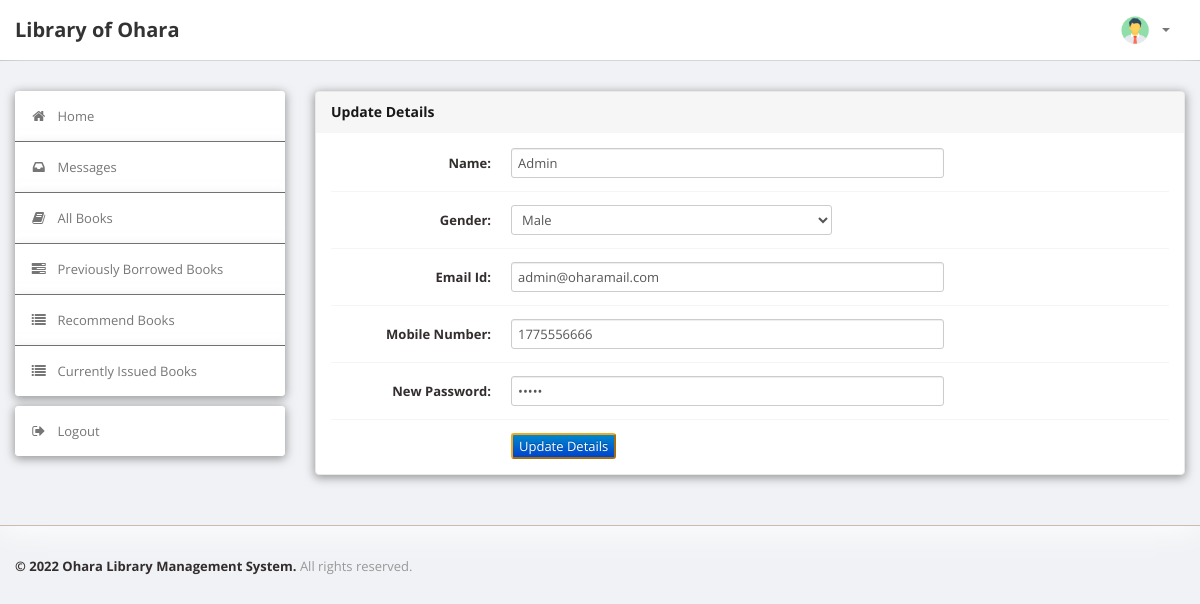
/LibraryManagementSystem/staff/edit_student_details.php (signed in), run on the app's committed database.
### tables this page shows
CREATE TABLE `user` (
  `Personal_ID` varchar(50) NOT NULL,
  `Name` varchar(50) DEFAULT NULL,
  `Gender` varchar(8) DEFAULT NULL,
  `Type` varchar(15) DEFAULT NULL,
  `EmailId` varchar(50) DEFAULT NULL,
  `MobNo` bigint(11) DEFAULT NULL,
  `Password` varchar(50) DEFAULT NULL
);

### LibraryManagementSystem/staff/edit_student_details.php (the view, shortened to what this page needs)
<?php
require('dbconn.php');
?>
<!DOCTYPE html>
<html lang="en">
    <head>
        <link type="text/css" href="bootstrap/css/bootstrap.min.css" rel="stylesheet">
        <link type="text/css" href="bootstrap/css/bootstrap-responsive.min.css" rel="stylesheet">
        <link type="text/css" href="css/theme.css" rel="stylesheet">
        <link type="text/css" href="images/icons/css/font-awesome.css" rel="stylesheet">
    </head>
    <body>
        <div class="navbar navbar-fixed-top">
            <div class="navbar-inner">
                <div class="container">
                        <a class="brand" href="index.php">Library of Ohara </a>
                    <div class="nav-collapse collapse navbar-inverse-collapse">
                        <ul class="nav pull-right">
                            <li class="nav-user dropdown"><a href="#" class="dropdown-toggle" data-toggle="dropdown">
                                <img src="images/user.png" class="nav-avatar" />
                                <b class="caret"></b></a>
                            </li>
                        </ul>
                    </div>
                </div>
            </div>
        </div>
        <div class="wrapper">
            <div class="container">
                <div class="row">
                    <div class="span3">
                        <div class="sidebar">
                            <ul class="widget widget-menu unstyled">
                                <li class="active"><a href="index.php"><i class="menu-icon icon-home"></i>Home
                                </a></li>
                                 <li><a href="message.php"><i class="menu-icon icon-inbox"></i>Messages</a>
                                </li>
                                <li><a href="book.php"><i class="menu-icon icon-book"></i>All Books </a></li>
                                <li><a href="history.php"><i class="menu-icon icon-tasks"></i>Previously Borrowed Books </a></li>
                                <li><a href="recommendations.php"><i class="menu-icon icon-list"></i>Recommend Books </a></li>
                                <li><a href="current.php"><i class="menu-icon icon-list"></i>Currently Issued Books </a></li>
                            </ul>
                            <ul class="widget widget-menu unstyled">
                                <li><a href="logout.php"><i class="menu-icon icon-signout"></i>Logout </a></li>
                            </ul>
                        </div>
                    </div>
                    <div class="span9">
                        <div class="module">
                            <div class="module-head">
                                <h3>Update Details</h3>
                            </div>
                            <div class="module-body">
                                <?php
                                $Personal_ID = $_SESSION['Personal_ID'];
                                $sql="select * from LMS.user where Personal_ID='$Personal_ID'";
                                $result=$conn->query($sql);
                                $row=$result->fetch_assoc();
                                $name=$row['Name'];
                                $Gender=$row['Gender'];
                                $email=$row['EmailId'];
                                $mobno=$row['MobNo'];
                                $pswd=$row['Password'];
                                ?>
                                <form class="form-horizontal row-fluid" action="edit_student_details.php?id=<?php echo $Personal_ID ?>" method="post">
                                    <div class="control-group">
                                        <label class="control-label" for="Name"><b>Name:</b></label>
                                        <div class="controls">
                                            <input type="text" id="Name" name="Name" value= "<?php echo $name?>" class="span8" required>
                                        </div>
                                    </div>
                                    <div class="control-group">
                                            <label class="control-label" for="Gender"><b>Gender:</b></label>
                                            <div class="controls">
                                                <select name = "Gender" tabindex="1" value="SC" data-placeholder="Select Gender" class="span6">
                                                    <option value="<?php echo $Gender?>"><?php echo $Gender ?> </option>
                                                </select>
                                            </div>
                                    </div>
                                    <div class="control-group">
                                        <label class="control-label" for="EmailId"><b>Email Id:</b></label>
                                        <div class="controls">
                                            <input type="text" id="EmailId" name="EmailId" value= "<?php echo $email?>" class="span8" required>
                                        </div>
                                    </div>
                                    <div class="control-group">
                                        <label class="control-label" for="MobNo"><b>Mobile Number:</b></label>
                                        <div class="controls">
                                            <input type="text" id="MobNo" name="MobNo" value= "<?php echo $mobno?>" class="span8" required>
                                        </div>
                                    </div>
                                    <div class="control-group">
                                        <label class="control-label" for="Password"><b>New Password:</b></label>
                                        <div class="controls">
                                            <input type="password" id="Password" name="Password"  value= "<?php echo $pswd?>" class="span8" required>
                                        </div>
                                    </div>
                                    <div class="control-group">
                                            <div class="controls">
                                                <button type="submit" name="submit"class="btn-primary"><center>Update Details</center></button>
                                            </div>
                                        </div>
                                </form>
                        </div>
                        </div>
                    </div>
                </div>
            </div>
        </div>
<div class="footer">
            <div class="container">
                <b class="copyright">&copy; 2022 Ohara Library Management System. </b>All rights reserved.
            </div>
        </div>
    </body>
</html>

### LibraryManagementSystem/staff/css/theme.css (style rules this page uses)
body { font-size: 13px; font-family: 'Open Sans', Arial, sans-serif; background: #f0f2f5; border-radius: 4px; box-shadow: 0 4px 30px rgba(0, 0, 0, 0.1); border: 0px solid rgba(255, 255, 255, 0.3); color: #332d2d }
h1, h2, h3, h4, h5, h6 { color: rgb(24, 24, 24); margin-top: 0 }
h3 { font-size: 20px }
strong, b { color: #332d2d; }
.wrapper { background: #f0f2f5; border-bottom: 1px solid rgba(125, 62, 0, 0.303); -webkit-box-shadow: 0 1px 2px rgb(255, 255, 255); -moz-box-shadow: 0 1px 2px rgb(255, 255, 255); box-shadow: 0 4px 30px rgb(255, 255, 255); padding: 30px 0; }
.footer { color: #999; padding: 30px 0 60px }
form { margin: 0 }
select, textarea, input[type="text"], input[type="password"], input[type="datetime"], input[type="datetime-local"], input[type="date"], input[type="month"], input[type="time"], input[type="week"], input[type="number"], input[type="email"], input[type="url"], input[type="search"], input[type="tel"], input[type="color"], .uneditable-input, label, input, button, select, textarea { -webkit-border-radius: 3px; -moz-border-radius: 3px; border-radius: 3px; font-size: 13px; font-family: 'Open Sans', Tahoma, Arial, sans-serif; }
body [class^="icon-"], body [class*=" icon-"] { font-size: 14px; line-height: 20px; height: 20px }
.module { background: #fff; -webkit-border-radius: 3px; -moz-border-radius: 3px; border-radius: 3px; border: 1px solid #ccc; border-bottom-color: #bbb; -webkit-box-shadow: 0 0 1px rgba(0, 0, 0, 0.2); -moz-box-shadow: 0 0 1px rgba(0, 0, 0, 0.2); box-shadow: 0px 2px 10px 1px rgba(71, 71, 71, 0.52); margin-bottom: 30px }
.form-horizontal .control-group, .form-vertical .control-group { margin-bottom: 0 }
.form-horizontal .control-group + .control-group, .form-vertical .control-group + .control-group { margin-top: 13px; padding-top: 13px; border-top: 1px solid #f5f5f5 }
.navbar { position: static !important; margin: 0 !important }
.navbar .navbar-inner { background: #fff; border-bottom: 1px solid #bbb; -webkit-box-shadow: 0 1px 2px rgba(0, 0, 0, 0.15); -moz-box-shadow: 0 1px 2px rgba(0, 0, 0, 0.15); box-shadow: 0 1px 2px rgba(0, 0, 0, 0.15) }
.navbar .brand { color: #333; font-weight: bold; font-size: 20px; margin-right: 20px; padding: 20px }
.navbar .nav > li > a { padding: 20px 15px; font-weight: bold; color: #777 }
.nav-user > a { height: 20px }
.nav-avatar { width: 34px; height: 34px; margin: -7px 5px 0 0; -webkit-border-radius: 50%; -moz-border-radius: 50%; border-radius: 50% }
.btn-primary { color: #fff; background-color: #f5a81c; border-color: #f5a81c }
.widget-menu { background: #fff; -webkit-border-radius: 3px; -moz-border-radius: 3px; border-radius: 4px; -moz-box-shadow: 0 5px 5px 5px rgba(0, 0, 0, 0.596); -webkit-box-shadow: 0 5px 5px 5px rgba(0, 0, 0, 0.596); box-shadow: 0px 2px 10px 1px rgba(71, 71, 71, 0.52); border: 0px solid rgba(148, 148, 148, 0.3); overflow: hidden }
.widget-menu a { color: #555; display: block; line-height: 20px; padding: 15px; text-decoration: none !important }
.widget-menu .menu-icon { margin-right: 10px; color: #767676; -webkit-transition: all .2s ease-in-out; -moz-transition: all .2s ease-in-out; transition: all .2s ease-in-out; }
.widget-menu > li + li { border-top: 1px solid #555 }
.widget-menu > li > a { background-color: #ffffff; color: #767676; box-shadow: 0px 2px 10px 1px rgba(219, 219, 219, 0.548); -webkit-transition: all .2s ease-in-out; -moz-transition: all .2s ease-in-out; transition: all .2s ease-in-out; }
.module { box-shadow: 0 0 3px rgba(0, 0, 0, .1); border-color: #e9e9e9; margin-bottom: 20px; background-color: #fff; border-radius: 4px; -moz-box-shadow: 0 10px 10px 10px rgba(0, 0, 0, 0.596); -webkit-box-shadow: 0 10px 10px 10px rgba(0, 0, 0, 0.596); box-shadow: 0px 2px 10px 1px rgba(71, 71, 71, 0.52); }
.module-head { color: #767676; background-color: #f6f6f6; border-color: #e9e9e9; padding: 10px 15px; border-bottom: 1px solid transparent; border-top-right-radius: 3px; border-top-left-radius: 3px; }
.module-head h3 { font-size: 14px; line-height: 20px; height: 20px; margin: 0 }
.module-body { padding: 15px }

### data on the page
user: Name "Admin", Gender "Male", EmailId "admin@oharamail.com", MobNo "1775556666"
